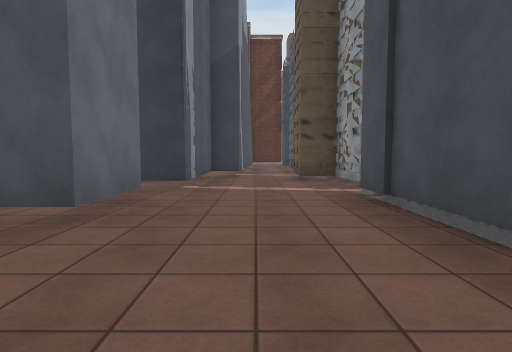
[1] (above)

24 first-person views from a walk through a scene from a Unity 3-D project. The camera is 1.2 m above the floor, tilts 4° down and sees 80° across. The floor is counted in squares, 2 m on a side. Each view is taken from the middle of a square. On the plan, view 1 faces up. The plan holds only what a view shows up to about 9 squares ahead; the rest is blank. The place goes on beyond the plan. The player is left out. Surface patterns are stand-ins for the level's own textures.

[2]
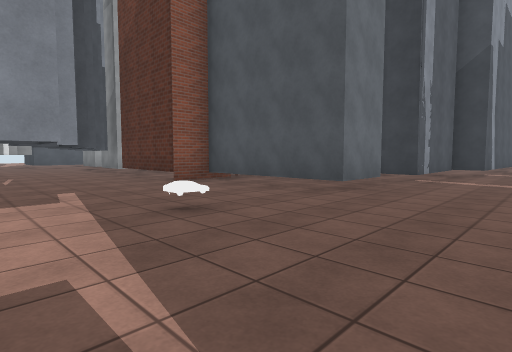

[3]
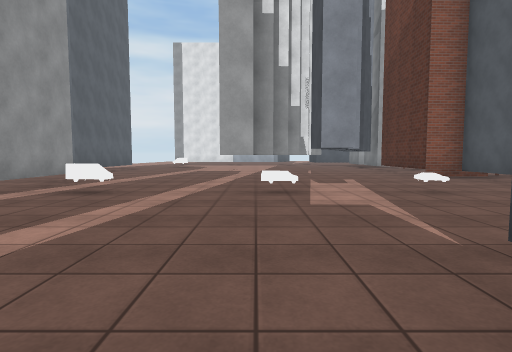

[4]
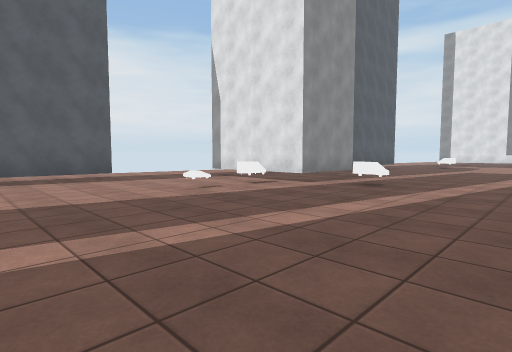

[5]
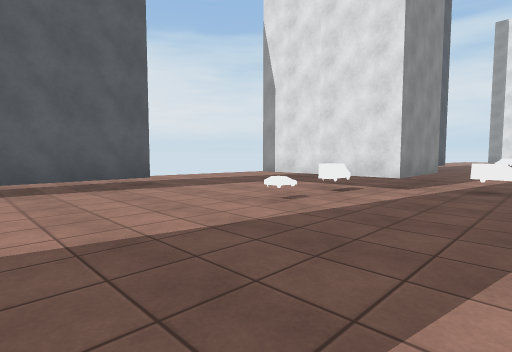

[6]
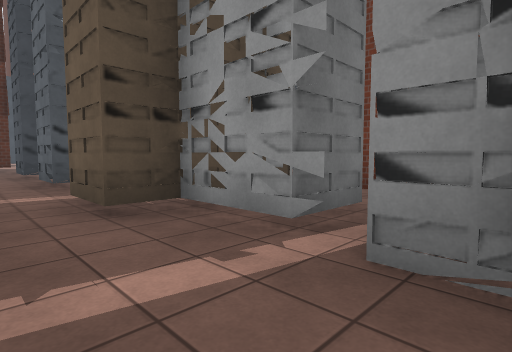

[7]
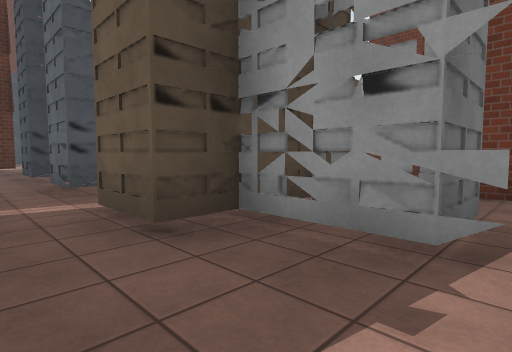

[8]
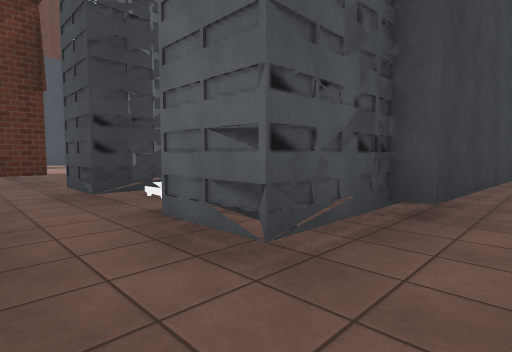

[9]
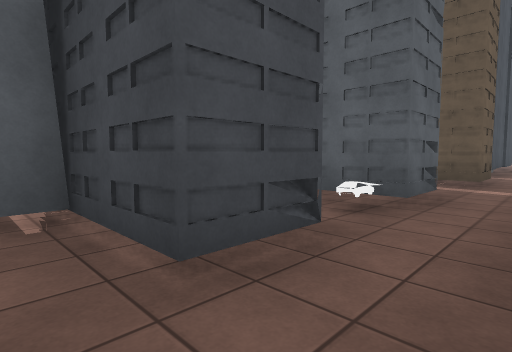

[10]
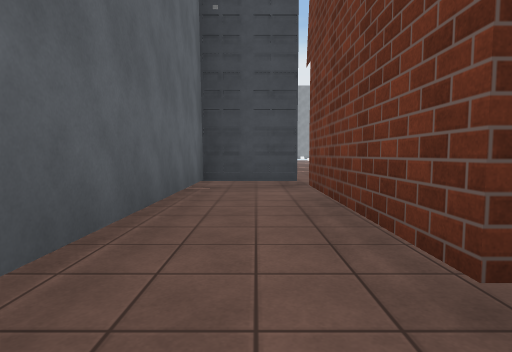

[11]
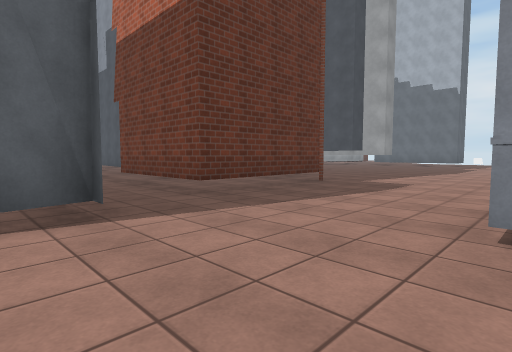

[12]
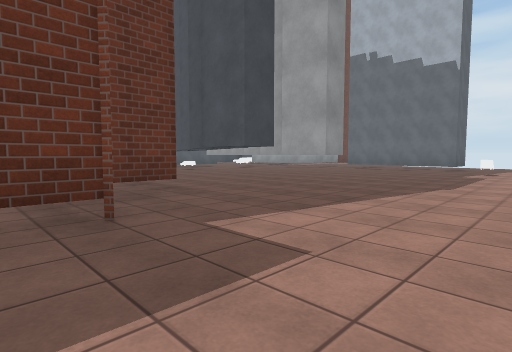

[13]
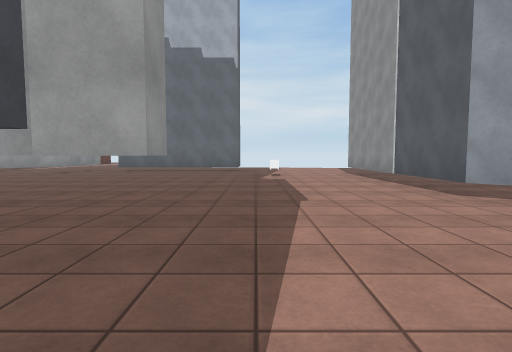

[14]
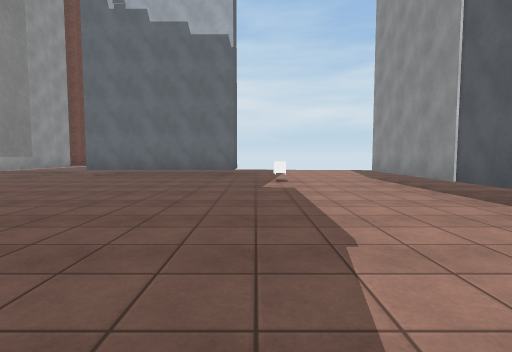

[15]
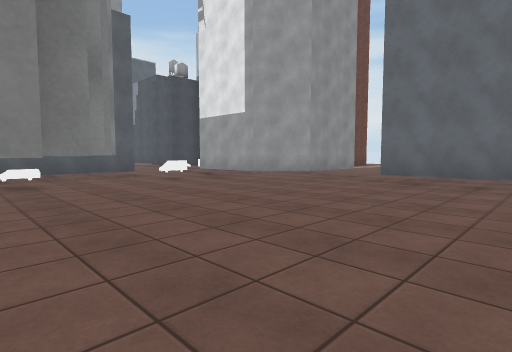

[16]
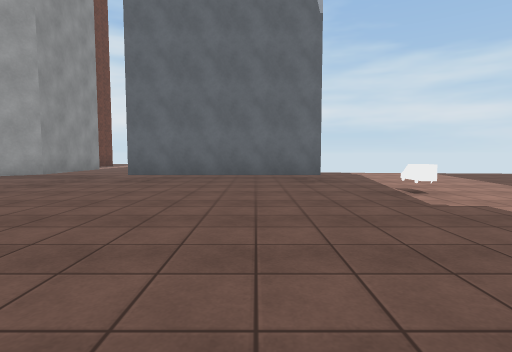

[17]
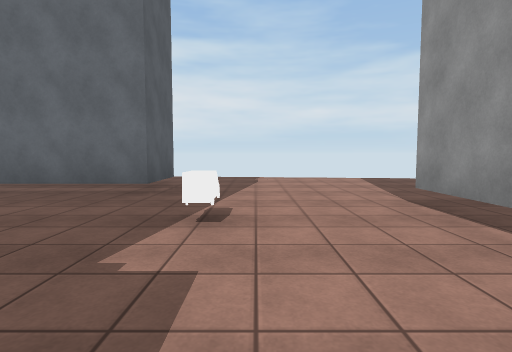

[18]
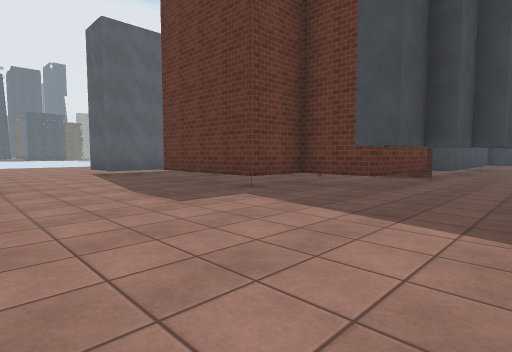

[19]
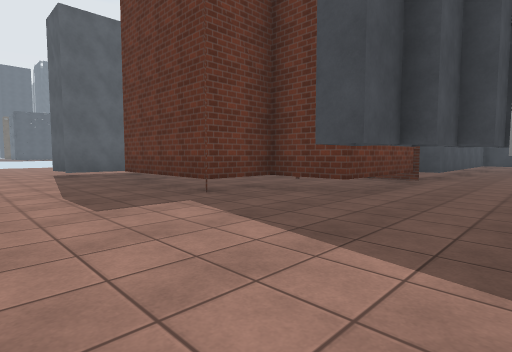

[20]
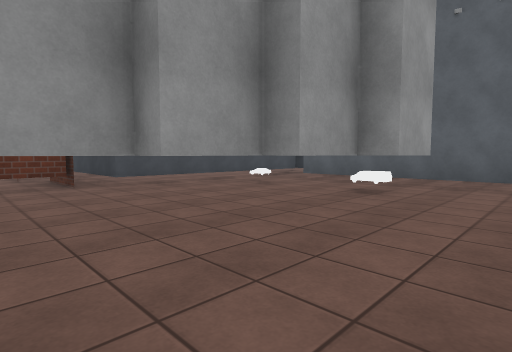

[21]
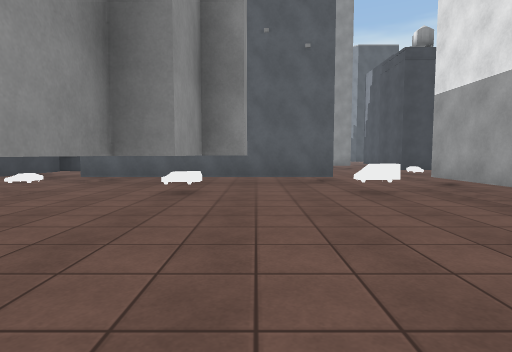

[22]
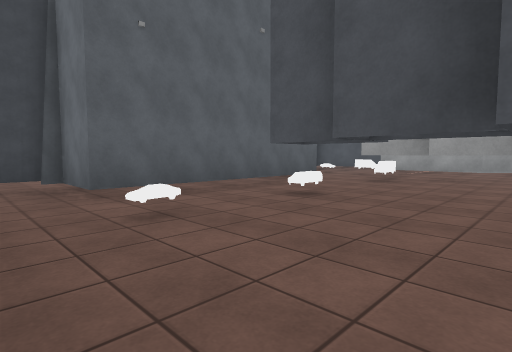

[23]
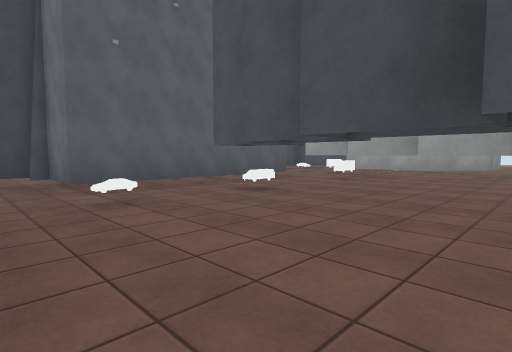

[24]
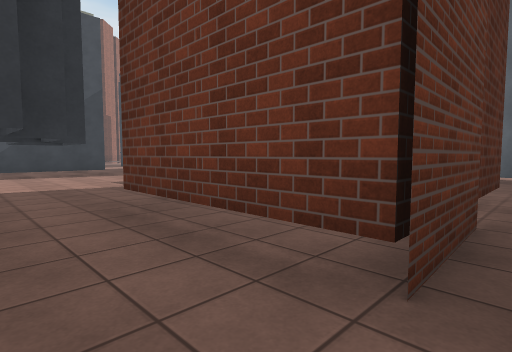

### Floor plan
Key: @ floor where view 1 was taken; # wall or solid block; . floor; / step, stairs or slope; = window, fence, low wall or low ledge; ^ raised ledge; B building; T thing the floor can be seen under or through.
Columns run from 17 left of view 1 to 4 right of it. Each row starts with its distance up from view 1.
 23  ....BBBB##......B#...
 22  .....................
 21 ......................
 20 ....................##
 19 ..#B.......T...####.#
 18  .##.......T.T.#  #.#
 17  . #......TTTTT#  #.#
 16  . #......T T.##  #.#
 15  ........TTTT.###...#
 14  ........TTT.......##
 13     #....TTT.#   B.#
 12     ##...TT..#   ..#
 11     ##^..=..=#   ..##B
 10    .=........#   ..##B
  9    ....#####.#   .....
  8    .=..B...B##  #.BBB
  7                 #.BB##
  6                 #..##
  5                ##..B#
  4                #...##
  3             ####...#
  2          ####......B
  1         ##.........
  0        ...B#.../.@.
 -1        .######.....
 -2            ####.....
 -3            .###=......
 -4           ............
 -5           ............
 -6            ....=......
 -7            ...##......
 -8            ..   ......
 -9            B.   ......
-10                 ......
-11                ....##B
-12                ......
-13                  ....

Positions as (right, up) in squares from view 1, and headings:
1: (0, 0), facing up
2: (1, -2), facing up-left
3: (3, -3), facing left
4: (4, -3), facing down-left
5: (4, -5), facing down-left
6: (0, 4), facing up-right
7: (0, 5), facing up-right
8: (0, 9), facing up-right
9: (0, 15), facing down-right
10: (2, 20), facing down
11: (4, 23), facing down-left
12: (-1, 22), facing down-left
13: (-3, 20), facing left
14: (-5, 20), facing left
15: (-7, 18), facing down-left
16: (-7, 18), facing left
17: (-9, 21), facing left
18: (-6, 23), facing down-right
19: (-6, 22), facing down-right
20: (-10, 16), facing down-right
21: (-9, 16), facing down
22: (-4, 14), facing down-left
23: (-4, 15), facing down-left
24: (-5, 14), facing up-right
